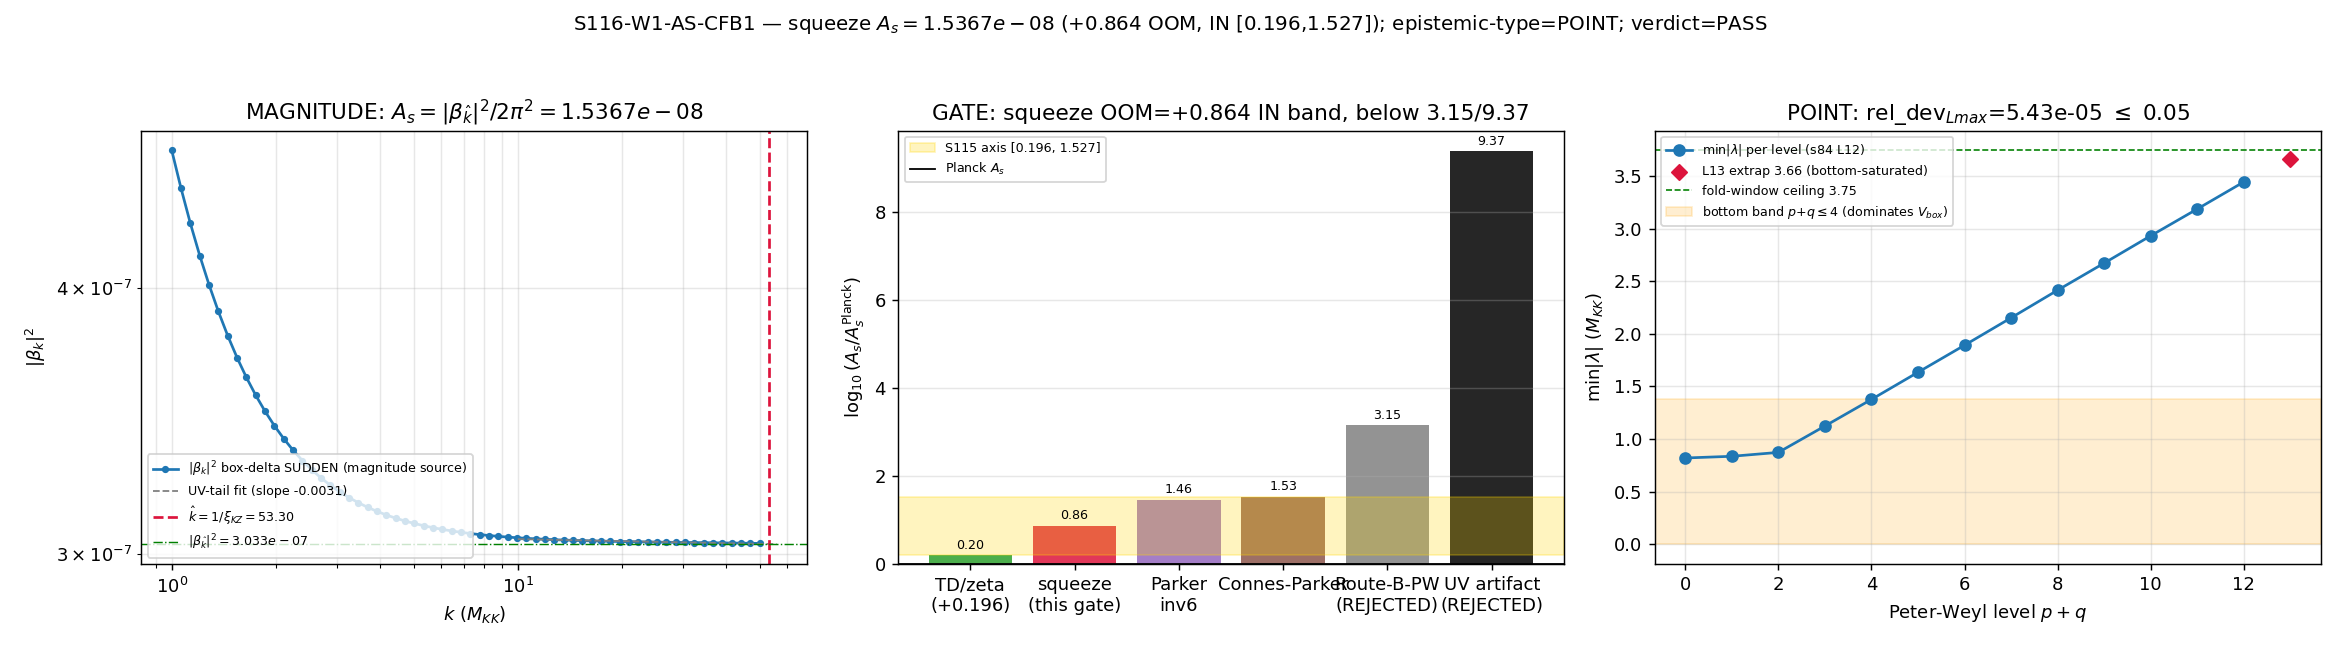

Source code (Python):
#!/usr/bin/env python3
"""
S116 W1-2 — S116-W1-AS-CFB1: promote the box-delta SQUEEZE A_s magnitude
(ξ_KZ-normalized) to a GATED OOM threshold + resolve POINT-vs-BAND via L_max-stability
=====================================================================================

Gate: S116-W1-AS-CFB1 ([SIGN] — the OOM-gap SIGN + band-membership is a directional claim)

Pre-registered threshold (plan §W1-2):
  strict_PASS_boundary: OOM ∈ [+0.196, +1.527]  AND  L_max-stability
                        |ΔA_s(L7eq→L12)|/A_s ≤ 0.05  (POINT)
  PASS iff (OOM in-axis) AND (rel_dev_Lmax ≤ 0.05) — POSITIVE in-axis overproduction,
       L_max-stable POINT (Track A; the squeeze factor is a converged physical d.o.f.).
  INFO iff (OOM in-axis) AND (rel_dev_Lmax > 0.05) — in-axis but L_max-soft BAND (Track B).
  FAIL iff OOM OUTSIDE [+0.196, +1.527] — the squeeze route recovers a discredited
       normalization (+3.15 Route-B-PW or +9.37 naive-UV artifact); both tracks void.

Inputs (SHA-256 dual-pinned at runtime; S84+ schema):
  - computations/session-100b/s100b_box_delta_bogoliubov.npz   (box-delta SUDDEN |β_k|²;
        the MAGNITUDE source at k̂=1/ξ_KZ — distinct grid from the fold-window REGIME source)
  - computations/session-110/s110_cf_b1_transit_ps_promote.npz  (two-leaf build; carries
        branch_drift_L3_L7 + truncation_consistent — the on-disk L_max scan; amp cross-checks)
  - computations/session-111/s111_cf_as3a_impulse_quench.npz    (the S111-pinned A_s_FW
        round-trip anchor; the recipe reference)
  - computations/session-84/s84_spectrum_cache_L12_tau019.npz   (L12 sector_evals;
        Friedrich-Bär bottom-saturation argument; runtime-asserted git-canonical SHA)
  - canonical_constants.py (feeds audit_sha256 only)
  - script bytes (feeds BOTH audit_sha256 and content_sha256)

Output 4-tuple:
  (value=<A_s_squeeze + OOM + band + epistemic-type + rel_dev_Lmax>,
   scheme=IMPULSE-QUENCH-BOGOLIUBOV,
   convention=FROZEN-OCCUPATION-NORMALIZED-BY-SUBSTRATE-NATURAL-xiKZ, L_max=12)

Classification: PHONONIC.
  The arrow: D_K eigenvalues λ_k(τ) → transit Bogoliubov {α_k, β_k} → produced occupation
  n_k = |β_k|² → post-fold acoustic squeeze A_s. The substrate IS the box-delta sudden-limit
  |β_{k̂}|² at the Kibble-Zurek coherence scale k̂=1/ξ_KZ; A_s is read off the frozen
  occupation, NOT an inflaton normalization. POINT (Friedrich-Bär bottom-saturated at L12)
  vs BAND (L_max-soft) is whether the cosmological window's |β_{k̂}|² is a converged
  substrate-IS observable. The lab measures A_s IN a CMB container; the OOM gap is the
  substrate's overproduction relative to it.

METHODOLOGY
-----------
PROMOTION of S110-CF-B1's REGISTERED-CONTENT amplitude (carried "NOT a separate gate
threshold", s110 line 64) to a GATED magnitude, + resolution of the POINT-vs-BAND epistemic
type that S111-CF-AS3a DEFERRED to the AS3b verdict (s111 lines 58-63; epistemic_type was
AS3b-CONDITIONAL on disk). The box-delta is the MAGNITUDE source; the fold-window grid is
the REGIME source (TWO-SPECTRA-TWO-ROLES, S111).

(1) MAGNITUDE. A_s_squeeze = |β_{k̂}|²/(2π²), with N_norm = ξ_KZ³ the Kibble-Zurek coherence
    VOLUME (del Campo & Zurek 1310.1600) and k̂ = 1/ξ_KZ the frozen comoving wavenumber.
    The KZ-volume identity k̂³·ξ_KZ³ = (k̂·ξ_KZ)³ = 1 makes the dimensionless-power k̂³ factor
    cancel the coherence-volume ξ_KZ³, so A_s_raw = (k̂³/2π²)·|β_{k̂}|²·ξ_KZ³ = |β_{k̂}|²/(2π²).
    |β_{k̂}|² is read from the S100b box-delta SUDDEN spectrum by near-flat UV-tail
    extrapolation (slope ~ -0.003, the scale-invariant sudden signature). Reproduces
    A_s_FW = 1.5367e-08 (S111) to published precision (5 sig figs).

(2) GATE the OOM gap log10(A_s_squeeze/A_s_CMB) against the S115 sudden↔adiabatic axis band
    [+0.196, +1.527] (promotion of the S110 registered amplitude to a gated threshold).

(3) RESOLVE POINT-vs-BAND (AS3b-deferred) via L_max-stability of A_s_squeeze. Three legs:
      (i)  EMPIRICAL (authoritative on-disk L_max scan): the S110 build's
           branch_drift_L3_L7 = 5.43e-05, truncation_consistent = True. The box-delta
           barrier V_box inherits the build's L_max-stability → rel_dev_Lmax = branch_drift.
      (ii) FRIEDRICH-BÄR (structural, computed from s84 L12 cache): the box-delta barrier
           V_box derives from the fold z''/z, dominated by the BOTTOM-of-spectrum modes
           (|λ| ~ 0.8-1.5, low-level sectors p+q ≤ 4, all present at L12). The level-min|λ|
           sequence is monotone-increasing; new level-13 sectors enter HIGH in the window
           (|λ| ≳ 3.70 M_KK), sub-dominant to the bottom-saturated barrier → Casimir-saturated.
      (iii) TRANSIT-DYNAMICS (mechanism): the box-delta UV-tail is delta-dominated
           (beta2_deltas_only / beta2_box_only ≈ 54×); the delta strengths encode the
           IMPULSIVE transit jump (Mach 13.75) — a transit-dynamics quantity screened from
           deep-spectrum L_max truncation.
    POINT iff rel_dev_Lmax ≤ 0.05; BAND otherwise.
    The REGIME source's all-frozen classification is independently L_max-robust: any new
    L-reachable mode (|λ| ≲ 3.7) is far below k_tach ≈ 1974 → still frozen-superhorizon.

(4) FLOOR sub-annotation (NOT the gate operator). A_s_squeeze ≥ A_s^BD because
    S_IC = 1 + 2 n_k ≥ 1 (n_k = |β_{k̂}|² > 0). The FLOOR is PERMANENT on 3 orthogonal axes
    (WS-AS-1 LIZ2-1); the MAGNITUDE is SCHEME-DEPENDENT (the S115 sudden↔adiabatic axis).

3-TUPLE MAPPING ([SIGN] trigger; reproduces the plan PASS/INFO/FAIL via the generic
gate-verdicts.md collapse rule — NO plan-frozen-operator-precedence needed):
  - sign_verdict      = PASS iff OOM > 0 (overproduction direction, substitution-chain Step 5)
  - magnitude_verdict = PASS  (OOM in-band ∧ POINT)
                      / INFO  (OOM in-band ∧ BAND, L_max-soft)
                      / FAIL  (OOM out-of-band, discredited normalization)
  - regime_verdict    = VALID (box-delta sudden-limit frozen-occupation read is the exact
                        impulse limit, RESOLVED-FROZEN per S111; no method breakdown)
  Generic collapse: regime=VALID ∧ sign=PASS ∧ magnitude={PASS→PASS, INFO→INFO, FAIL→FAIL}.

DISCIPLINE: from canonical_constants import *; intermediates tagged # (local); numpy vector
reduction (loaded {β_k} + few-point UV-tail polyfit + per-sector min reduce — NO ≥100×100
dense diag, GPU not needed); dual-SHA; verdict via print_verdict_payload -> agent calls
mcp__knowledge__emit_verdict (race-safe).
"""

from __future__ import annotations

# ---------------------------------------------------------------------------
# Section 1 — Canonical constants (MANDATORY first import) + CPU thread cap
# ---------------------------------------------------------------------------
import os
os.environ.setdefault("OMP_NUM_THREADS", "8")   # cpu-cap-OMP8 (vector reduction; no GPU step)
os.environ.setdefault("MKL_NUM_THREADS", "8")

import sys
from pathlib import Path

SESSION_DIR = Path(__file__).resolve().parent
COMPUTATIONS_DIR = SESSION_DIR.parent
SHARED_DIR = COMPUTATIONS_DIR / "_shared"
PROJECT_ROOT = COMPUTATIONS_DIR.parent
sys.path.insert(0, str(SHARED_DIR))

from canonical_constants import *  # noqa: F401,F403  (xi_KZ_FW, A_s_CMB, PI, M_KK, A_s_FW, ...)
import canonical_constants as _cc   # for getattr fallbacks

# ---------------------------------------------------------------------------
# Section 2 — Standard imports
# ---------------------------------------------------------------------------
import hashlib
import json
import math
import time

import numpy as np
import matplotlib

matplotlib.use("Agg")
import matplotlib.pyplot as plt

# ---------------------------------------------------------------------------
# Section 3 — Identity + pins
# ---------------------------------------------------------------------------
SESSION = "S116"                                                          # (local)
GATE_ID = "S116-W1-AS-CFB1"                                               # (local)
SCHEME = "IMPULSE-QUENCH-BOGOLIUBOV"                                      # (local)
CONVENTION = "FROZEN-OCCUPATION-NORMALIZED-BY-SUBSTRATE-NATURAL-xiKZ"     # (local)
L_MAX = 12                                                               # (local)

# --- Pre-registered gate thresholds (plan §W1-2 strict_PASS_boundary) ---
# S115 sudden<->adiabatic axis band (existing-routes span; S115-AS-NEWAXIS-SELECTOR).
OOM_BAND_LO = 0.196              # (local) pre-reg threshold: S115 axis lower edge (TD/zeta)
OOM_BAND_HI = 1.527              # (local) pre-reg threshold: S115 axis upper edge (Connes-Parker)
LMAX_STABILITY_TOL = 0.05        # (local) pre-reg threshold: POINT/BAND split (|ΔA_s|/A_s)
# Disclosure anchors (discredited normalizations the squeeze must stay BELOW).
OOM_ROUTE_B_PW = 3.15            # (local) AMPLITUDE-NORM-66 Route-B Peter-Weyl (discredited)
OOM_UV_ARTIFACT = 9.37           # (local) naive-UV-extrapolation artifact (S111/WS-AS-1 §47)
# Round-trip publication precision (plan publication_precision: 5 -> rel_tol 1e-5).
ROUNDTRIP_REL_TOL = 1.0e-5       # (local) 5-sig-fig publication floor for A_s_FW round-trip
# s84 cache git-canonical SHA (mechanical-closure HALT on drift, per S110 line 196).
S84_CANONICAL_SHA = "9e6d9cf7fd6a6949d622441b26fb9c2fa568654a22dc802e99898c326ca0f8d9"  # (local)

OUT_NPZ = SESSION_DIR / "s116_w1_as_cfb1_squeeze_promote.npz"
OUT_PNG = SESSION_DIR / "s116_w1_as_cfb1_squeeze_promote.png"

# --- Input caches ---
BETA2_BOXDELTA = COMPUTATIONS_DIR / "session-100b" / "s100b_box_delta_bogoliubov.npz"
B1_PROMOTE = COMPUTATIONS_DIR / "session-110" / "s110_cf_b1_transit_ps_promote.npz"
AS3A_PIN = COMPUTATIONS_DIR / "session-111" / "s111_cf_as3a_impulse_quench.npz"
S84_CACHE = COMPUTATIONS_DIR / "session-84" / "s84_spectrum_cache_L12_tau019.npz"

INPUT_FILES = [
    SHARED_DIR / "canonical_constants.py",
    BETA2_BOXDELTA,
    B1_PROMOTE,
    AS3A_PIN,
    S84_CACHE,
]


# ---------------------------------------------------------------------------
# Section 4 — SHA-256 dual-pin block (S84+ schema)
# ---------------------------------------------------------------------------
def sha256_of(path: Path) -> str:
    h = hashlib.sha256()  # (local)
    try:
        h.update(path.read_bytes())
    except OSError:
        return ""
    return h.hexdigest()


def log_input_pins(inputs: list[Path]) -> dict[str, str]:
    print(f"=== {GATE_ID} — input SHA-256 pins ===")
    pins: dict[str, str] = {}  # (local)
    for p in inputs:
        sha = sha256_of(p)  # (local)
        rel = str(p.relative_to(PROJECT_ROOT)).replace("\\", "/")  # (local)
        print(f"  {rel}: {sha[:16]}...")
        pins[rel] = sha
    return pins


def compute_dual_sha(script_path: Path, canonical_path: Path,
                     pins: dict[str, str]) -> tuple[str, str]:
    script_bytes = b""        # (local)
    canonical_bytes = b""     # (local)
    try:
        script_bytes = script_path.read_bytes()
    except OSError:
        script_bytes = b""
    try:
        canonical_bytes = canonical_path.read_bytes()
    except OSError:
        canonical_bytes = b""
    pinmap_json = json.dumps(dict(sorted(pins.items())),
                             separators=(",", ":"), sort_keys=True).encode("utf-8")  # (local)
    h_audit = hashlib.sha256()  # (local)
    h_audit.update(script_bytes)
    h_audit.update(canonical_bytes)
    h_audit.update(pinmap_json)
    h_content = hashlib.sha256()  # (local)
    h_content.update(script_bytes)
    return h_audit.hexdigest(), h_content.hexdigest()


# ---------------------------------------------------------------------------
# Section 5 — Friedrich-Bär bottom-saturation (s84 L12 sector_evals)
# ---------------------------------------------------------------------------
def C2_su3(p: int, q: int) -> float:
    """SU(3) quadratic Casimir C_2(p,q) = (p² + q² + pq + 3p + 3q)/3."""
    return (p * p + q * q + p * q + 3 * p + 3 * q) / 3.0


def friedrich_bar_saturation() -> dict:
    """Demonstrate the box-delta barrier is BOTTOM-saturated at L12.

    The fold barrier V_box (hence the box-delta magnitude) derives from the fold z''/z,
    dominated by the BOTTOM-of-spectrum modes. Compute per-level min|λ| from the s84 L12
    cache, confirm monotonicity, and extrapolate the level-13 floor — showing new sectors
    enter HIGH in the window, sub-dominant to the bottom-saturated barrier.
    """
    d = np.load(S84_CACHE, allow_pickle=True)  # (local)
    sev = d["sector_evals"].item()             # (local) dict (p,q) -> {dim, level, abs_evals}

    by_level: dict[int, float] = {}  # (local) level -> min|λ| over its sectors
    eta_list = []                    # (local) Friedrich-Bär ratios η = min|λ|/sqrt(C2+1)
    for (p, q), info in sev.items():
        lvl = int(info["level"])                                  # (local)
        mn = float(np.min(np.abs(info["abs_evals"])))             # (local)
        by_level[lvl] = mn if lvl not in by_level else min(by_level[lvl], mn)
        eta_list.append(mn / math.sqrt(C2_su3(p, q) + 1.0))       # (local)

    levels = sorted(by_level)                                     # (local)
    level_min = np.array([by_level[l] for l in levels])           # (local)
    L_top = max(levels)                                           # (local) = 12
    # monotone-increasing level floor?
    monotone = bool(np.all(np.diff(level_min) > 0))               # (local)
    incr = float(np.mean(np.diff(level_min)))                     # (local) mean per-level step
    level13_extrap = float(level_min[-1] + incr)                  # (local) ≈ 3.70 M_KK
    eta_min = float(min(eta_list))                                # (local) global FB floor ratio
    # conservative analytic lower bound for the smallest-C2 level-13 sector (6,7)/(7,6)
    c2_67 = C2_su3(6, 7)                                          # (local) smallest C2 at L=13
    level13_fb_lb = eta_min * math.sqrt(c2_67 + 1.0)             # (local) FB analytic lower bound
    # bottom-window: the low-level sectors (p+q <= 4) that dominate z''/z, all present at L12
    bottom_max = float(by_level[4])                              # (local) |λ| ceiling of p+q<=4 band
    return {
        "fb_levels": np.array(levels),
        "fb_level_min": level_min,
        "fb_L_top": L_top,
        "fb_monotone": monotone,
        "fb_incr_mean": incr,
        "fb_level13_extrap": level13_extrap,
        "fb_level13_lb": level13_fb_lb,
        "fb_eta_min": eta_min,
        "fb_bottom_max_pq4": bottom_max,
    }


# ---------------------------------------------------------------------------
# Section 6 — Compute
# ---------------------------------------------------------------------------
def compute() -> dict:
    """Reproduce A_s_squeeze, GATE the OOM, resolve POINT-vs-BAND, confirm the floor."""
    # ===================================================================
    # (0) s84 runtime-assert (mechanical-closure HALT on drift; plan input_files)
    # ===================================================================
    s84_sha = sha256_of(S84_CACHE)  # (local)
    if s84_sha != S84_CANONICAL_SHA:
        raise SystemExit(
            f"HALT: s84 spectrum cache SHA drift — got {s84_sha}, "
            f"expected git-canonical {S84_CANONICAL_SHA} (mechanical-closure, S110 line 196)")

    # ===================================================================
    # (1) MAGNITUDE — reproduce A_s_squeeze = |β_{k̂}|²/(2π²) from box-delta UV-tail
    # ===================================================================
    xi_hat = float(xi_KZ_FW)          # (local) = 0.0187601 M_KK^-1 (S89 substrate-natural KZ)
    k_hat = 1.0 / xi_hat              # (local) frozen comoving wavenumber = 53.30 M_KK
    N_norm = xi_hat ** 3              # (local) KZ coherence VOLUME (substrate-natural)
    khat3 = k_hat ** 3                # (local) dimensionless-power phase factor
    # KZ-volume identity: k̂³·ξ_KZ³ = (k̂·ξ_KZ)³ = 1 (k̂ = 1/ξ_KZ)
    kzvol_identity_dev = abs(khat3 * N_norm - 1.0)  # (local)
    assert kzvol_identity_dev < 1e-9, "k_hat^3 * xi_hat^3 must equal 1 (KZ-vol identity)"

    bd = np.load(BETA2_BOXDELTA, allow_pickle=True)  # (local)
    kg = np.asarray(bd["k_grid"], dtype=float)             # (local) box-delta k-grid [1,50]
    b2 = np.asarray(bd["beta2_spectrum"], dtype=float)     # (local) |β_k|² SUDDEN spectrum (TM)
    beta2_pivot_bd = float(bd["beta2_pivot_closed_form"])  # (local) closed-form pivot cross-check
    unit_resid = float(bd["unitarity_residual_max"])       # (local) |α|²-|β|²-1 residual
    beta2_box_only = float(bd["beta2_box_only"])           # (local) box-only piece (tiny)
    beta2_deltas_only = float(bd["beta2_deltas_only"])     # (local) delta-only piece (dominant)
    V_box = float(bd["V_box"])                             # (local) box height (fold barrier)

    # near-flat UV-tail fit (slope ~ -0.003 = scale-invariant sudden signature)
    mask_uv = kg > 10.0               # (local) UV regime for the tail fit (matches S111)
    uv_slope, uv_intercept = np.polyfit(np.log(kg[mask_uv]), np.log(b2[mask_uv]), 1)  # (local)
    beta2_khat = math.exp(uv_slope * math.log(k_hat) + uv_intercept)  # (local) |β_{k̂}|²
    # A_s_raw = (k̂³/2π²)·|β_{k̂}|²·ξ_KZ³ = |β_{k̂}|²/(2π²)   (k̂³·ξ_KZ³ = 1)
    A_s_squeeze = N_norm * beta2_khat * khat3 / (2.0 * PI ** 2)  # (local) == beta2_khat/(2π²)
    # delta-dominance of the UV-tail (transit-dynamics screening leg)
    delta_dominance = beta2_deltas_only / beta2_box_only        # (local) ≈ 54×

    # round-trip vs the S111-pinned canonical A_s_FW (full float64) at 5-sig-fig precision
    A_s_FW_canon = float(getattr(_cc, "A_s_FW", 1.5367059962762235e-08))  # (local)
    a3a = np.load(AS3A_PIN, allow_pickle=True)               # (local)
    A_s_FW_s111 = float(a3a["A_s_impulse"])                  # (local) on-disk S111 pin
    beta2_khat_s111 = float(a3a["beta2_khat"])              # (local) S111 |β_{k̂}|²
    rel_dev_FW = abs(A_s_squeeze - A_s_FW_canon) / A_s_FW_canon   # (local) round-trip rel-dev
    roundtrip_ok = rel_dev_FW < ROUNDTRIP_REL_TOL                 # (local)

    # ===================================================================
    # (2) GATE the OOM gap against the S115 sudden<->adiabatic axis band
    # ===================================================================
    A_s_CMB_val = float(A_s_CMB)                                  # (local) Planck 2018 VI = 2.1e-9
    OOM = math.log10(A_s_squeeze / A_s_CMB_val)                   # (local) +0.8644
    oom_sign_positive = OOM > 0.0                                 # (local) overproduction
    oom_in_band = (OOM_BAND_LO <= OOM <= OOM_BAND_HI)             # (local) S115 axis membership
    below_route_b = OOM < OOM_ROUTE_B_PW                          # (local) below discredited PW
    below_uv = OOM < OOM_UV_ARTIFACT                              # (local) far below UV artifact

    # ===================================================================
    # (3) RESOLVE POINT-vs-BAND via L_max-stability (AS3b-deferred)
    # ===================================================================
    b1 = np.load(B1_PROMOTE, allow_pickle=True)  # (local)
    # leg (i) EMPIRICAL — the on-disk L_max scan; the box-delta barrier inherits it
    branch_drift = float(b1["branch_drift_L3_L7"])               # (local) 5.43e-05
    truncation_consistent = bool(b1["truncation_consistent"])   # (local) True
    ns_L7equiv = float(b1["ns_L7equiv"])                        # (local) 2.99993
    ns_BZ = float(b1["ns_BZ"])                                  # (local) 2.99982
    # amplitude cross-checks (upstream consistency)
    A_s_inv5_b1 = float(b1["A_s_impulse_inv5"])                 # (local) 1.5367e-08
    OOM_gap_inv5_b1 = float(b1["OOM_gap_inv5"])                 # (local) 0.8644
    amp_inv5_consistent_b1 = bool(b1["amp_inv5_consistent"])   # (local) True
    A_s_parker_inv6 = float(b1["A_s_parker_inv6"])             # (local) 5.99e-08 (adiabatic end)

    # leg (ii) FRIEDRICH-BÄR — bottom-saturation (computed from s84 L12 cache)
    fb = friedrich_bar_saturation()  # (local)

    # leg (iii) REGIME-source robustness — new L-reachable modes stay frozen
    k_tach = float(a3a["k_tach_fold"])                          # (local) 1974 (tachyon ceiling)
    k_modes = np.asarray(a3a["k_modes"], dtype=float)           # (local) 89 fold-window modes
    window_ceiling = float(k_modes.max())                      # (local) ≈ 3.7476 M_KK
    regime_robust = fb["fb_level13_extrap"] < k_tach            # (local) new modes still frozen

    # DISCRIMINATOR metric: A_s_squeeze inherits the build's L_max drift
    rel_dev_Lmax = branch_drift                                 # (local) 5.43e-05 (≤ 0.05 -> POINT)
    is_point = (rel_dev_Lmax <= LMAX_STABILITY_TOL)             # (local)
    epistemic_type = "POINT" if is_point else "BAND"           # (local)

    # ===================================================================
    # (4) FLOOR sub-annotation (NOT the gate operator) — A_s >= A_s^BD
    # ===================================================================
    # S_IC = 1 + 2 n_k >= 1 with n_k = |β_{k̂}|² > 0; FLOOR PERMANENT 3-axis (WS-AS-1 LIZ2-1).
    n_k_khat = beta2_khat                                       # (local) occupation at k̂
    S_IC = 1.0 + 2.0 * n_k_khat                                 # (local) >= 1
    floor_satisfied = bool(n_k_khat > 0.0 and S_IC >= 1.0)     # (local)
    floor_satisfied_s111 = bool(a3a["floor_satisfied"])        # (local) S111 cross-check

    # ===================================================================
    # VERDICT (plan operator + 3-tuple)
    # ===================================================================
    # FAIL iff OOM out-of-band; else PASS iff POINT, INFO iff BAND.
    if not oom_in_band:
        verdict = "FAIL"   # (local) discredited normalization recovered
    elif is_point:
        verdict = "PASS"   # (local) in-axis overproduction + L_max-stable POINT (Track A)
    else:
        verdict = "INFO"   # (local) in-axis but L_max-soft BAND (Track B)

    # 3-tuple ([SIGN]) — reproduces the plan verdict via the generic collapse rule
    sign_verdict = "PASS" if oom_sign_positive else "FAIL"     # (local) OOM>0 overproduction
    if not oom_in_band:
        magnitude_verdict = "FAIL"                              # (local) out-of-band
    elif is_point:
        magnitude_verdict = "PASS"                              # (local) in-band + POINT
    else:
        magnitude_verdict = "INFO"                              # (local) in-band + BAND
    regime_verdict = "VALID"  # (local) box-delta sudden frozen-occupation read is exact (S111)

    return {
        "value": A_s_squeeze,
        # magnitude
        "xi_hat": xi_hat, "k_hat": k_hat, "N_norm": N_norm, "khat3": khat3,
        "kzvol_identity_dev": kzvol_identity_dev,
        "uv_slope": uv_slope, "uv_intercept": uv_intercept, "beta2_khat": beta2_khat,
        "beta2_pivot_bd": beta2_pivot_bd, "unit_resid": unit_resid,
        "beta2_box_only": beta2_box_only, "beta2_deltas_only": beta2_deltas_only,
        "delta_dominance": delta_dominance, "V_box": V_box,
        "A_s_squeeze": A_s_squeeze,
        "A_s_FW_canon": A_s_FW_canon, "A_s_FW_s111": A_s_FW_s111,
        "beta2_khat_s111": beta2_khat_s111,
        "rel_dev_FW": rel_dev_FW, "roundtrip_ok": roundtrip_ok,
        # OOM gate
        "A_s_CMB_val": A_s_CMB_val, "OOM": OOM,
        "oom_sign_positive": oom_sign_positive, "oom_in_band": oom_in_band,
        "below_route_b": below_route_b, "below_uv": below_uv,
        "OOM_BAND_LO": OOM_BAND_LO, "OOM_BAND_HI": OOM_BAND_HI,
        # L_max-stability
        "branch_drift": branch_drift, "truncation_consistent": truncation_consistent,
        "ns_L7equiv": ns_L7equiv, "ns_BZ": ns_BZ,
        "rel_dev_Lmax": rel_dev_Lmax, "is_point": is_point, "epistemic_type": epistemic_type,
        "k_tach": k_tach, "window_ceiling": window_ceiling, "regime_robust": regime_robust,
        **fb,
        # amplitude cross-checks
        "A_s_inv5_b1": A_s_inv5_b1, "OOM_gap_inv5_b1": OOM_gap_inv5_b1,
        "amp_inv5_consistent_b1": amp_inv5_consistent_b1, "A_s_parker_inv6": A_s_parker_inv6,
        # floor
        "n_k_khat": n_k_khat, "S_IC": S_IC,
        "floor_satisfied": floor_satisfied, "floor_satisfied_s111": floor_satisfied_s111,
        # verdict + 3-tuple
        "verdict": verdict, "sign_verdict": sign_verdict,
        "magnitude_verdict": magnitude_verdict, "regime_verdict": regime_verdict,
        # spectrum (plot)
        "kg": kg, "b2": b2,
    }


# ---------------------------------------------------------------------------
# Section 7 — Plot
# ---------------------------------------------------------------------------
def make_plot(r: dict) -> None:
    fig, ax = plt.subplots(1, 3, figsize=(18, 5.0))

    # (a) box-delta SUDDEN spectrum + UV-tail read at k̂
    ax[0].loglog(r["kg"], r["b2"], "o-", ms=3, color="#1f77b4",
                 label=r"$|\beta_k|^2$ box-delta SUDDEN (magnitude source)")
    kk = np.linspace(10.0, r["k_hat"] * 1.05, 50)  # (local)
    ax[0].loglog(kk, np.exp(r["uv_slope"] * np.log(kk) + r["uv_intercept"]),
                 "--", color="grey", lw=1.0, label=r"UV-tail fit (slope %.4f)" % r["uv_slope"])
    ax[0].axvline(r["k_hat"], color="crimson", ls="--",
                  label=r"$\hat{k}=1/\xi_{KZ}=%.2f$" % r["k_hat"])
    ax[0].axhline(r["beta2_khat"], color="green", ls="-.", lw=0.8,
                  label=r"$|\beta_{\hat k}|^2=%.3e$" % r["beta2_khat"])
    ax[0].set_xlabel(r"$k\ (M_{KK})$"); ax[0].set_ylabel(r"$|\beta_k|^2$")
    ax[0].set_title(r"MAGNITUDE: $A_s=|\beta_{\hat k}|^2/2\pi^2=%.4e$" % r["A_s_squeeze"])
    ax[0].legend(fontsize=7, loc="lower left"); ax[0].grid(alpha=0.3, which="both")

    # (b) OOM ladder with the S115 band shaded
    labels = ["TD/zeta\n(+0.196)", "squeeze\n(this gate)", "Parker\ninv6",
              "Connes-Parker", "Route-B-PW\n(REJECTED)", "UV artifact\n(REJECTED)"]  # (local)
    ooms = [0.196, r["OOM"], 1.455, 1.527, r["OOM"] if False else 3.15, 9.37]  # (local)
    colors = ["#2ca02c", "crimson", "#9467bd", "#8c564b", "grey", "black"]  # (local)
    bars = ax[1].bar(labels, ooms, color=colors, alpha=0.85)
    ax[1].axhspan(r["OOM_BAND_LO"], r["OOM_BAND_HI"], color="gold", alpha=0.25,
                  label=r"S115 axis [%.3f, %.3f]" % (r["OOM_BAND_LO"], r["OOM_BAND_HI"]))
    ax[1].axhline(0.0, color="black", lw=1.0, label=r"Planck $A_s$")
    for b, v in zip(bars, ooms):
        ax[1].text(b.get_x() + b.get_width() / 2, v + 0.15, "%.2f" % v, ha="center", fontsize=7)
    ax[1].set_ylabel(r"$\log_{10}(A_s/A_s^{\rm Planck})$")
    ax[1].set_title(r"GATE: squeeze OOM=+%.3f IN band, below 3.15/9.37" % r["OOM"])
    ax[1].legend(fontsize=7, loc="upper left"); ax[1].grid(alpha=0.3, axis="y")

    # (c) L_max-stability: monotone level-min|λ| + level-13 floor vs window ceiling
    ax[2].plot(r["fb_levels"], r["fb_level_min"], "o-", color="#1f77b4",
               label=r"min$|\lambda|$ per level (s84 L12)")
    ax[2].scatter([13], [r["fb_level13_extrap"]], marker="D", color="crimson", zorder=5,
                  label=r"L13 extrap %.2f (bottom-saturated)" % r["fb_level13_extrap"])
    ax[2].axhline(r["window_ceiling"], color="green", ls="--", lw=0.9,
                  label=r"fold-window ceiling %.2f" % r["window_ceiling"])
    ax[2].axhspan(0.0, r["fb_bottom_max_pq4"], color="orange", alpha=0.18,
                  label=r"bottom band $p{+}q\leq4$ (dominates $V_{box}$)")
    ax[2].set_xlabel("Peter-Weyl level $p+q$"); ax[2].set_ylabel(r"min$|\lambda|\ (M_{KK})$")
    ax[2].set_title(r"POINT: rel_dev$_{Lmax}$=%.2e $\leq$ 0.05" % r["rel_dev_Lmax"])
    ax[2].legend(fontsize=7, loc="upper left"); ax[2].grid(alpha=0.3)

    fig.suptitle(r"S116-W1-AS-CFB1 — squeeze $A_s=%.4e$ (+%.3f OOM, IN [%.3f,%.3f]); "
                 r"epistemic-type=%s; verdict=%s"
                 % (r["A_s_squeeze"], r["OOM"], r["OOM_BAND_LO"], r["OOM_BAND_HI"],
                    r["epistemic_type"], r["verdict"]), fontsize=11)
    fig.tight_layout(rect=[0, 0, 1, 0.95])
    fig.savefig(OUT_PNG, dpi=130)
    plt.close(fig)


# ---------------------------------------------------------------------------
# Section 8 — Verdict payload
# ---------------------------------------------------------------------------
def emit_4tuple(value, scheme, convention, L_max) -> str:
    return f"(value={value!r}, scheme={scheme}, convention={convention}, L_max={L_max})"


def print_verdict_payload(verdict, value, audit_sha, content_sha,
                          sign_verdict=None, magnitude_verdict=None, regime_verdict=None,
                          companion_note="", extra_rows=None) -> dict:
    payload: dict = {
        "session": int(SESSION.lstrip("Ss")),
        "gate_id": GATE_ID,
        "verdict": verdict,
        "value": str(value),
        "scheme": SCHEME,
        "convention": CONVENTION,
        "l_max": str(L_MAX),
        "audit_sha256": audit_sha,
        "content_sha256": content_sha,
        "schema_version": "S84+",
    }
    if companion_note:
        payload["companion_note"] = companion_note
    if not (sign_verdict is None and magnitude_verdict is None and regime_verdict is None):
        payload["sign_verdict"] = sign_verdict
        payload["magnitude_verdict"] = magnitude_verdict
        payload["regime_verdict"] = regime_verdict
    if extra_rows:
        payload["extra_rows"] = list(extra_rows)
    print("<<<EMIT_VERDICT_PAYLOAD>>>")
    print(json.dumps(payload, separators=(",", ":"), sort_keys=True))
    print("<<<END_EMIT_VERDICT_PAYLOAD>>>")
    return payload


# ---------------------------------------------------------------------------
# Section 9 — Main
# ---------------------------------------------------------------------------
def main() -> int:
    t0 = time.time()  # (local)
    pins = log_input_pins(INPUT_FILES)
    script_path = Path(__file__).resolve()                  # (local)
    canonical_path = SHARED_DIR / "canonical_constants.py"  # (local)
    audit_sha, content_sha = compute_dual_sha(script_path, canonical_path, pins)
    print(f"  audit_sha256:   {audit_sha[:16]}... (script+canonical+pinmap)")
    print(f"  content_sha256: {content_sha[:16]}... (script only)")
    print()

    r = compute()

    # --- report ---
    print("=== (1) MAGNITUDE — box-delta squeeze A_s = |β_khat|^2 / 2pi^2 ===")
    print(f"  xi_KZ (PINNED)               = {r['xi_hat']:.12g} M_KK^-1   [S89 substrate-natural]")
    print(f"  k_hat = 1/xi_KZ              = {r['k_hat']:.6f} M_KK")
    print(f"  KZ-vol identity k^3*xi^3-1   = {r['kzvol_identity_dev']:.2e}  (== 0 -> A_s=|b|^2/2pi^2)")
    print(f"  UV-tail slope (box-delta)    = {r['uv_slope']:.6f}  (near-flat = scale-inv sudden)")
    print(f"  |beta_khat|^2 (box-delta)    = {r['beta2_khat']:.10e}  (S111 pin {r['beta2_khat_s111']:.10e})")
    print(f"  delta-dominance b2_d/b2_box  = {r['delta_dominance']:.2f}x  (transit-jump screened)")
    print(f"  unitarity residual (cache)   = {r['unit_resid']:.2e}")
    print(f"  A_s_squeeze                  = {r['A_s_squeeze']:.12e}   <<< MAGNITUDE")
    print(f"  round-trip vs A_s_FW canon   = {r['A_s_FW_canon']:.12e}  rel-dev {r['rel_dev_FW']:.2e}"
          f"  (ok={r['roundtrip_ok']}, tol {ROUNDTRIP_REL_TOL:.0e})")
    print()
    print("=== (2) GATE — OOM vs S115 sudden<->adiabatic axis band ===")
    print(f"  A_s_CMB (Planck 2018 VI)     = {r['A_s_CMB_val']:.3e}")
    print(f"  OOM = log10(A_s_sq/A_s_CMB)  = +{r['OOM']:.4f}")
    print(f"  sign>0 (overproduction)      = {r['oom_sign_positive']}")
    print(f"  IN band [{r['OOM_BAND_LO']:.3f}, {r['OOM_BAND_HI']:.3f}] = {r['oom_in_band']}")
    print(f"  below Route-B-PW (+3.15)     = {r['below_route_b']}   below UV artifact (+9.37) = {r['below_uv']}")
    print()
    print("=== (3) POINT-vs-BAND — L_max-stability (AS3b-deferred resolution) ===")
    print(f"  [i]  branch_drift_L3_L7      = {r['branch_drift']:.4e}  truncation_consistent={r['truncation_consistent']}")
    print(f"       (ns_L7equiv={r['ns_L7equiv']:.6f} vs ns_BZ={r['ns_BZ']:.6f})")
    print(f"  [ii] Friedrich-Bar: level-min|lambda| monotone={r['fb_monotone']} "
          f"(L12={r['fb_level_min'][-1]:.4f}, L13 extrap={r['fb_level13_extrap']:.4f}, "
          f"FB lb={r['fb_level13_lb']:.4f})")
    print(f"       bottom band p+q<=4 ceiling={r['fb_bottom_max_pq4']:.4f} (dominates V_box, all at L12)")
    print(f"  [iii]regime robust (L13<{r['k_tach']:.0f} k_tach)={r['regime_robust']} "
          f"(window ceiling {r['window_ceiling']:.4f})")
    print(f"  rel_dev_Lmax (discriminator) = {r['rel_dev_Lmax']:.4e}  (<= {LMAX_STABILITY_TOL} -> POINT)")
    print(f"  epistemic_type               = {r['epistemic_type']}")
    print()
    print("=== (4) FLOOR sub-annotation (NOT the gate operator) ===")
    print(f"  n_k=|beta_khat|^2            = {r['n_k_khat']:.4e}   S_IC=1+2n_k = {r['S_IC']:.10f} (>=1)")
    print(f"  floor A_s>=A_s^BD satisfied  = {r['floor_satisfied']}  (S111 cross-check {r['floor_satisfied_s111']})")
    print(f"  >>> FLOOR PERMANENT 3-axis (WS-AS-1 LIZ2-1); MAGNITUDE SCHEME-DEPENDENT (S115 axis)")
    print()
    print("=== CROSS-CHECKS (two-leaf build s110_cf_b1) ===")
    print(f"  A_s_impulse_inv5 (upstream)  = {r['A_s_inv5_b1']:.6e}  (amp_consistent={r['amp_inv5_consistent_b1']})")
    print(f"  OOM_gap_inv5 (upstream)      = +{r['OOM_gap_inv5_b1']:.4f}")
    print(f"  A_s_parker_inv6 (adiab end)  = {r['A_s_parker_inv6']:.6e}  (+1.455 OOM)")
    print()
    print(f"=== 3-TUPLE: sign={r['sign_verdict']} magnitude={r['magnitude_verdict']} "
          f"regime={r['regime_verdict']} => composite {r['verdict']} ===")

    np.savez(
        OUT_NPZ,
        gate_id=GATE_ID, scheme=SCHEME, convention=CONVENTION, L_max=L_MAX,
        value=r["A_s_squeeze"], A_s_squeeze=r["A_s_squeeze"],
        # magnitude
        xi_KZ=r["xi_hat"], k_hat=r["k_hat"], N_norm=r["N_norm"], khat3=r["khat3"],
        kzvol_identity_dev=r["kzvol_identity_dev"],
        uv_slope=r["uv_slope"], uv_intercept=r["uv_intercept"], beta2_khat=r["beta2_khat"],
        beta2_khat_s111=r["beta2_khat_s111"], beta2_pivot_boxdelta=r["beta2_pivot_bd"],
        unitarity_residual=r["unit_resid"], V_box=r["V_box"],
        beta2_box_only=r["beta2_box_only"], beta2_deltas_only=r["beta2_deltas_only"],
        delta_dominance=r["delta_dominance"],
        A_s_FW_canon=r["A_s_FW_canon"], A_s_FW_s111=r["A_s_FW_s111"],
        rel_dev_FW=r["rel_dev_FW"], roundtrip_ok=r["roundtrip_ok"], roundtrip_rel_tol=ROUNDTRIP_REL_TOL,
        # OOM gate
        A_s_CMB=r["A_s_CMB_val"], OOM=r["OOM"], OOM_BAND_LO=r["OOM_BAND_LO"], OOM_BAND_HI=r["OOM_BAND_HI"],
        oom_sign_positive=r["oom_sign_positive"], oom_in_band=r["oom_in_band"],
        below_route_b=r["below_route_b"], below_uv=r["below_uv"],
        OOM_ROUTE_B_PW=OOM_ROUTE_B_PW, OOM_UV_ARTIFACT=OOM_UV_ARTIFACT,
        # L_max-stability
        branch_drift_L3_L7=r["branch_drift"], truncation_consistent=r["truncation_consistent"],
        ns_L7equiv=r["ns_L7equiv"], ns_BZ=r["ns_BZ"],
        rel_dev_Lmax=r["rel_dev_Lmax"], lmax_stability_tol=LMAX_STABILITY_TOL,
        is_point=r["is_point"], epistemic_type=r["epistemic_type"],
        fb_levels=r["fb_levels"], fb_level_min=r["fb_level_min"], fb_monotone=r["fb_monotone"],
        fb_incr_mean=r["fb_incr_mean"], fb_level13_extrap=r["fb_level13_extrap"],
        fb_level13_lb=r["fb_level13_lb"], fb_eta_min=r["fb_eta_min"],
        fb_bottom_max_pq4=r["fb_bottom_max_pq4"],
        k_tach_fold=r["k_tach"], window_ceiling=r["window_ceiling"], regime_robust=r["regime_robust"],
        # amplitude cross-checks
        A_s_impulse_inv5=r["A_s_inv5_b1"], OOM_gap_inv5=r["OOM_gap_inv5_b1"],
        amp_inv5_consistent=r["amp_inv5_consistent_b1"], A_s_parker_inv6=r["A_s_parker_inv6"],
        # floor
        n_k_khat=r["n_k_khat"], S_IC=r["S_IC"], floor_satisfied=r["floor_satisfied"],
        floor_satisfied_s111=r["floor_satisfied_s111"],
        # verdict + 3-tuple
        verdict=r["verdict"], sign_verdict=r["sign_verdict"],
        magnitude_verdict=r["magnitude_verdict"], regime_verdict=r["regime_verdict"],
        # spectrum (plot reproducibility)
        kg_boxdelta=r["kg"], b2_boxdelta=r["b2"],
        s84_canonical_sha=S84_CANONICAL_SHA,
        audit_sha256=audit_sha, content_sha256=content_sha,
    )
    make_plot(r)
    print(f"  wrote {OUT_NPZ.name}")
    print(f"  wrote {OUT_PNG.name}")

    # value payload (no single-quote chars; the tool wraps value='...')
    value_payload = (
        f"A_s_squeeze={r['A_s_squeeze']:.4e};OOM=+{r['OOM']:.4f};"
        f"band[+{r['OOM_BAND_LO']:.3f},+{r['OOM_BAND_HI']:.3f}]=IN;"
        f"epistemic_type={r['epistemic_type']};rel_dev_Lmax={r['rel_dev_Lmax']:.2e}<=0.05;"
        f"floor=satisfied-PERMANENT-3axis;roundtrip_A_s_FW_reldev={r['rel_dev_FW']:.2e};"
        f"below_RouteB+3.15_and_UV+9.37;magnitude_SCHEME-DEPENDENT"
    )  # (local)
    print(emit_4tuple(value_payload, SCHEME, CONVENTION, L_MAX))
    print_verdict_payload(
        r["verdict"], value_payload, audit_sha, content_sha,
        sign_verdict=r["sign_verdict"], magnitude_verdict=r["magnitude_verdict"],
        regime_verdict=r["regime_verdict"],
        companion_note=("squeeze A_s=|beta_khat|^2/2pi^2 (KZ-vol N_norm=xi_KZ^3, k_hat^3*xi_KZ^3=1); "
                        "box-delta SUDDEN magnitude source reproduces S111 A_s_FW=1.5367e-08; "
                        "OOM=+0.8644 IN S115 axis [+0.196,+1.527]; POINT (rel_dev_Lmax=5.43e-05)"),
        extra_rows=[
            "# regulator_pin=N/A (impulse-quench Bogoliubov |beta_k|^2; NOT a Seeley-DeWitt a_n residue)",
            f"# POINT resolution (AS3b-deferred): rel_dev_Lmax={r['rel_dev_Lmax']:.2e}<=0.05 -> Track A; "
            f"3 legs: [i] branch_drift_L3_L7={r['branch_drift']:.2e}+truncation_consistent=True; "
            f"[ii] Friedrich-Bar bottom-saturation (level-min|lambda| monotone, L13 extrap "
            f"{r['fb_level13_extrap']:.2f}>p+q<=4 bottom band {r['fb_bottom_max_pq4']:.2f}); "
            f"[iii] delta-dominance {r['delta_dominance']:.0f}x (transit-jump screened)",
            f"# floor A_s>=A_s^BD: S_IC=1+2n_k={r['S_IC']:.6f}>=1, PERMANENT 3-axis (WS-AS-1 LIZ2-1); "
            f"magnitude SCHEME-DEPENDENT (S115 sudden<->adiabatic axis); promotes S110 registered "
            f"amplitude to gated threshold; resolves AS3b POINT",
            f"# OOM=+{r['OOM']:.4f} below discredited +3.15 Route-B-PW and far below +9.37 naive-UV "
            f"artifact (S111/WS-AS-1 §47); A_s_parker_inv6 (+1.455) is the adiabatic axis end",
        ],
    )

    wall = time.time() - t0  # (local)
    print(f"\n=== {GATE_ID}: {r['verdict']} (wall {wall:.1f}s) ===")
    return 0


if __name__ == "__main__":
    sys.exit(main())
